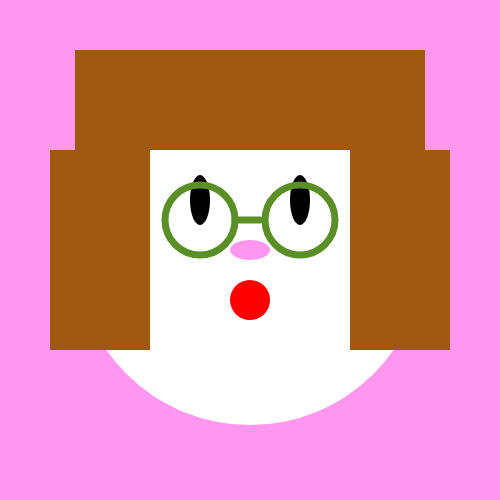
Frame 1 (no input)
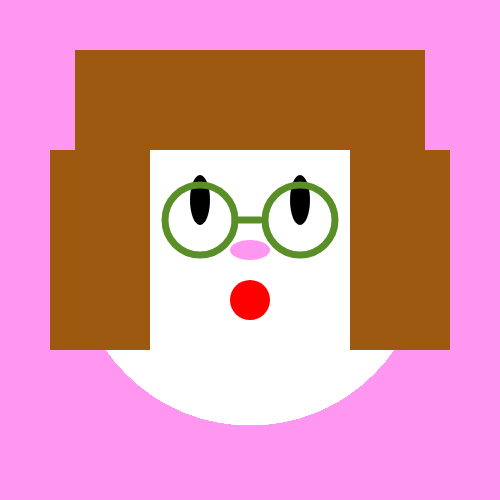
Frame 60 (no input)
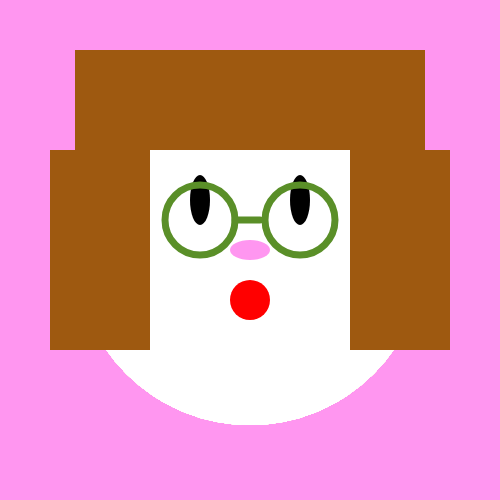
Frame 120 (the mouse pressed at the canvas centre since frame 60)

The p5.js sketch that drew these frames (run headless with seeded random() and noise() and a simulated clock; from frame 60 on, the mouse is pressed at the canvas centre):

// p5.js sketch
// ── sketch.js
//Self-portrait
//Eevi Rutanen
//5.10.2020
function setup(){
    //set canvas size 500*500px
    createCanvas(500,500);
    background(255,150,240);
    rectMode(CENTER);
}
function draw(){
    noStroke();
    fill(255); //set fill colour white
    ellipse(250,250,350,350); //draw face
    fill(158, 89, 16); // brown fill colour
    //draw hair with 3 rectangles
    rect(250,100,350,100);
    rect(100,250,100,200);
    rect(400,250,100,200);
    fill(0); //fill black
    //draw eyes
    ellipse(200,200,20,50); 
    ellipse(300,200,20,50); 
    fill(255,150,240); //fill pink
    //draw nose
    ellipse(250,250,40,20); 
    fill(255,0,0); //fill red
    //draw mouth
    ellipse(250,300,40,40); 
    
    //draw eyeglasses
    noFill();
    strokeWeight(7);
    stroke(90, 143, 40);
    ellipse(200,220,70,70); 
    ellipse(300,220,70,70);
    line(235,220,260,220);
  
}
